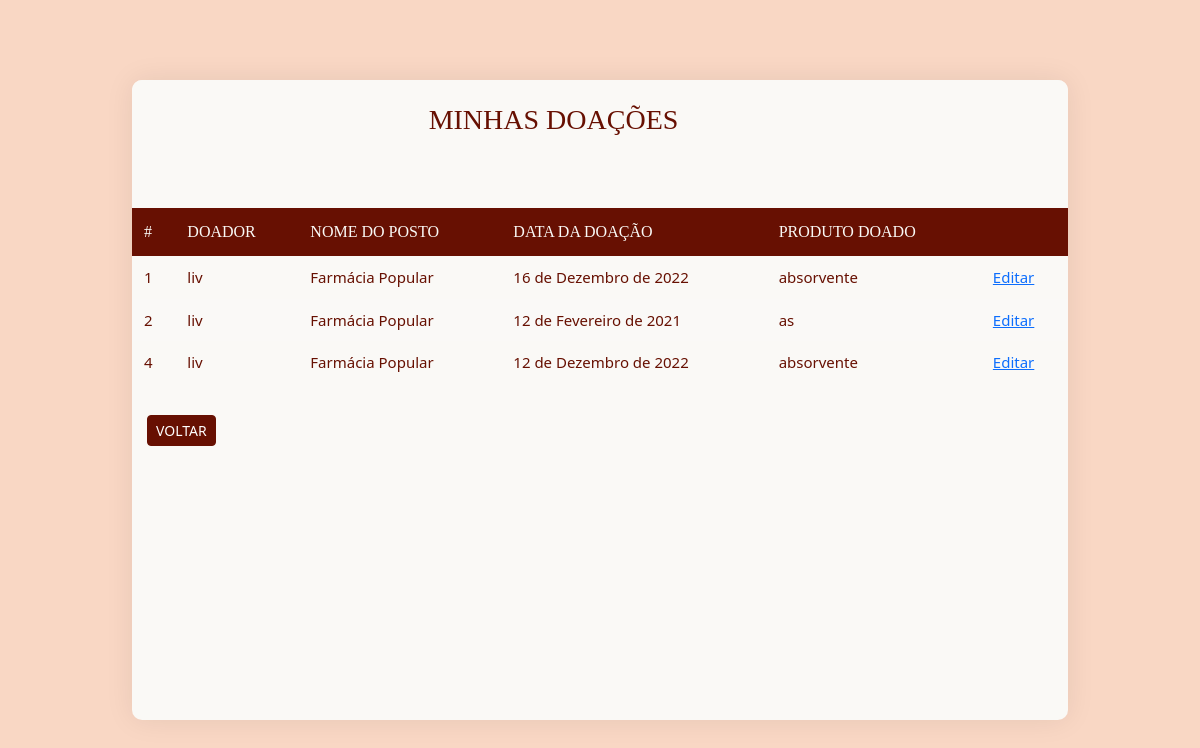
Page /minhasdoacoes/ (signed in) on the committed database.
### sistema/models.py (models this page shows, shortened)
class Doacoes(models.Model):
    produto = models.CharField(max_length=50)
    doador = models.ForeignKey(User, on_delete=models.CASCADE)
    data = models.DateField()
    pontocoleta = models.ForeignKey(pontosColeta, on_delete=models.CASCADE)

class pontosColeta(models.Model):
    nome = models.CharField(max_length=100)
    bairro = models.CharField(max_length=100)
    rua = models.CharField(max_length=100)
    numero = models.CharField(max_length=10, validators=[validate_number])
    descricao = models.CharField(max_length=100, null=False)
    pix = models.CharField(max_length=100, null=False)
    telefone = models.CharField(max_length=11, null=True, blank=True, default=None, validators=[validate_number])
    horaabertura = models.TimeField(auto_now=False, auto_now_add=False, default="00:00")
    horafechamento = models.TimeField(auto_now=False, auto_now_add=False, default="00:00")
    def __str__(self):
        return self.nome

### sistema/views.py (the view)
# urls.py: path('minhasdoacoes/', views.minhas_doacoes, name='minhasdoacoes'),
def minhas_doacoes (request):
    iduser = request.user.id
    doacoes = Doacoes.objects.filter(doador=iduser)
    return render (request, '../templates/sistema/minhasdoacoes.html', {'doacoes': doacoes})

### templates/sistema/minhasdoacoes.html
{% extends 'sistema/base_table.html' %}
{%load static%}
{% block content %}
                <div class="panel">
                    <div class="panel-heading">
                        <div class="row">
                            <div class="col col-sm-3 col-xs-12" style="width: 90%;">
                                <h4 class="title">Minhas Doações</h4>
                            </div>
                        </div>
                    </div>
                    <div class="panel-body table-responsive">
                        <table class="table">
                            <thead>
                                <tr>
                                    <th>#</th>
                                    <th>Doador</th>
                                    <th>Nome do Posto</th>
                                    <th>Data da doação</th>
                                    <th>Produto doado</th>
                                    <th></th>
                                </tr>
                            </thead>
                            <tbody>
                                {% for doacao in doacoes %}
                                <tr>
                                    <td>{{ doacao.id }}</td>
                                    <td>{{ doacao.doador }}</td>
                                    <td>{{doacao.pontocoleta }}</td>
                                    <td>{{doacao.data}}</td>
                                    <td>{{doacao.produto}}
                                    </td>
                                    <td><a href="{% url 'editar_doacao' doacao.id %}">Editar</a></td>
                                </tr>
                                {% endfor %}
                            </tbody>
                        </table>
                    </div>
                    <div class="panel-footer">
                        <div class="row">
                            <a href="{% url 'tela_inicio'%}"><button class="btn btn-primary btn-sm" type="button" style="background-color: #671002; border-color: #671002; text-transform: uppercase;"> Voltar</button></a>
                        </div>
                    </div>
                </div>
{% endblock %}

### static/css/hist.css (style rules this page uses)
.panel { margin: 0%; width: 100%; height: 100%; padding: 0; border-radius: 10px; border: none; background-color: #FAF9F6; box-shadow: 0 0 29px 0 rgba(0, 0, 0, 0.08); }
.panel .panel-heading { background-color: #FAF9F6; width: 100%; height: 20%; padding: 20px 15px; border-radius: 10px 10px 0 0; margin: 0; text-align: center; }
.panel .panel-heading .title { color: #671002; font-size: 28px; font-weight: 500; text-transform: uppercase; line-height: 40px; margin: 0; font-family: "Zilla Slab", serif; }
.panel .panel-body { padding: 0; }
.panel .panel-body .table thead tr th { color: #FAF9F6; background-color: #671002; font-size: 16px; font-weight: 500; text-transform: uppercase; padding: 12px; border: none; font-family: "Zilla Slab", serif; }
.panel .panel-body .table tbody tr td { color: #671002; font-size: 15px; padding: 10px 12px; vertical-align: middle; border: none; }
.panel .panel-body .table tbody tr:nth-child(even) { background-color: rgba(255,255,255,0.05); }
.panel .panel-footer { color: #671002; background-color: transparent; padding: 15px; border: none; }

### rows in the picture
Doacoes: id "1", doador "liv", pontocoleta "Farmácia Popular", data "16 de Dezembro de 2022", produto "absorvente"
Doacoes: id "2", doador "liv", pontocoleta "Farmácia Popular", data "12 de Fevereiro de 2021", produto "as"
Doacoes: id "4", doador "liv", pontocoleta "Farmácia Popular", data "12 de Dezembro de 2022", produto "absorvente"
